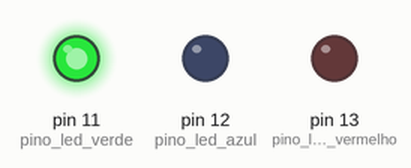
The program below on a simulated MicroPython board. Shown: output pins drawn as LEDs (lit = HIGH).

Above: at 0.5 s.
At 2.5 s:
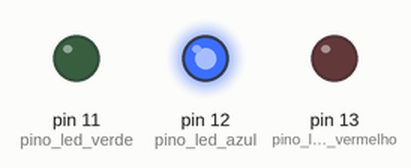
At 4.5 s:
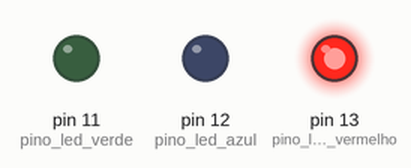
At 5.5 s:
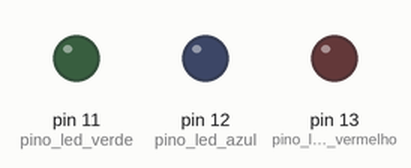
Timing chart, 0 to 7.8 s (numbered marks = the images above):
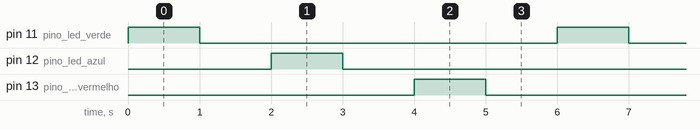

The program:

blink.py
```python
from machine import Pin
import time

pino_led_verde = Pin(11, Pin.OUT)
pino_led_azul = Pin(12, Pin.OUT)
pino_led_vermelho = Pin(13, Pin.OUT)

while True:
    pino_led_verde.value(1)
    time.sleep(1)
    pino_led_verde.value(0)
    time.sleep(1)

    pino_led_azul.value(1)
    time.sleep(1)
    pino_led_azul.value(0)
    time.sleep(1)

    pino_led_vermelho.value(1)
    time.sleep(1)
    pino_led_vermelho.value(0)
    time.sleep(1)


    
```

Measured:
- by itself, pin 11 (pino_led_verde), pin 12 (pino_led_azul), pin 13 (pino_led_vermelho): alternates HIGH for 1.0 s and LOW for 5.0 s
- by itself, everything shown: repeats every 6.0 s, in 6 steps
